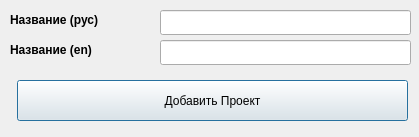
<?xml version="1.0" encoding="UTF-8"?>
<ui version="4.0">
 <class>AddProjDialog</class>
 <widget class="QDialog" name="AddProjDialog">
  <property name="geometry">
   <rect>
    <x>0</x>
    <y>0</y>
    <width>419</width>
    <height>137</height>
   </rect>
  </property>
  <property name="windowTitle">
   <string>Добавить проект</string>
  </property>
  <widget class="QLabel" name="projNameRusLabel">
   <property name="geometry">
    <rect>
     <x>10</x>
     <y>10</y>
     <width>141</width>
     <height>19</height>
    </rect>
   </property>
   <property name="font">
    <font>
     <weight>75</weight>
     <bold>true</bold>
    </font>
   </property>
   <property name="text">
    <string>Название (рус)</string>
   </property>
  </widget>
  <widget class="QLabel" name="projNameEnLabel">
   <property name="geometry">
    <rect>
     <x>10</x>
     <y>40</y>
     <width>131</width>
     <height>19</height>
    </rect>
   </property>
   <property name="font">
    <font>
     <weight>75</weight>
     <bold>true</bold>
    </font>
   </property>
   <property name="text">
    <string>Название (en)</string>
   </property>
  </widget>
  <widget class="QLineEdit" name="projNameRuInput">
   <property name="geometry">
    <rect>
     <x>160</x>
     <y>10</y>
     <width>251</width>
     <height>25</height>
    </rect>
   </property>
  </widget>
  <widget class="QLineEdit" name="projNameEnInput">
   <property name="geometry">
    <rect>
     <x>160</x>
     <y>40</y>
     <width>251</width>
     <height>25</height>
    </rect>
   </property>
  </widget>
  <widget class="QPushButton" name="insertProjButton">
   <property name="geometry">
    <rect>
     <x>17</x>
     <y>80</y>
     <width>391</width>
     <height>41</height>
    </rect>
   </property>
   <property name="text">
    <string>Добавить Проект</string>
   </property>
  </widget>
 </widget>
 <resources/>
 <connections/>
</ui>
